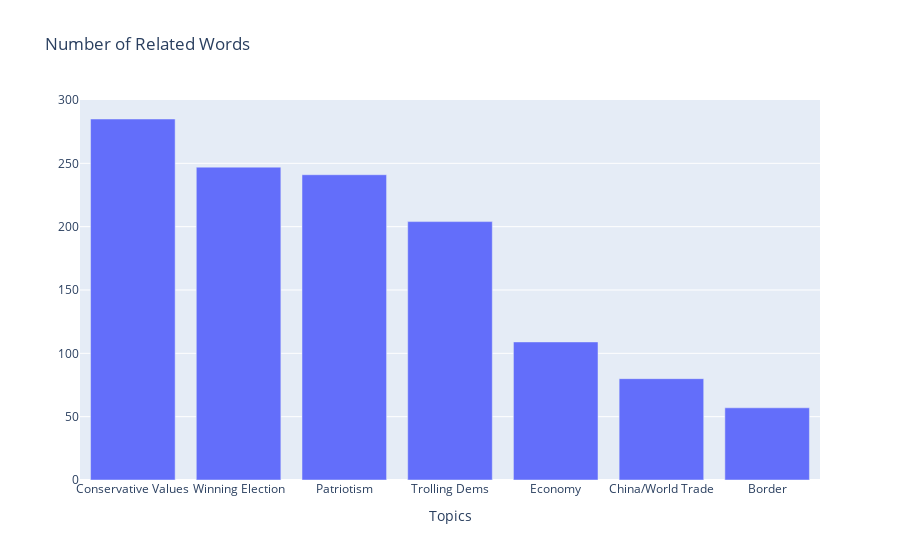

Notebook code for this chart:
### Code cell
fig_az = px.bar(data_frame=df_topic_az, x='Topics', y='Number of Related Words', title='Number of Related Words', labels={'Number of Related Words':''})
fig_az.show();

### Figure 1 — Plotly figure (JSON) as saved in the notebook; plotly's stock layout.template omitted (floating-point values rounded to 4 significant figures)
{"data": [{"alignmentgroup": "True", "hovertemplate": "Topics=%{x}<br>=%{y}<extra></extra>", "legendgroup": "", "marker": {"color": "#636efa"}, "name": "", "offsetgroup": "", "orientation": "v", "showlegend": false, "textposition": "auto", "type": "bar", "x": ["Conservative Values", "Winning Election", "Patriotism", "Trolling Dems", "Economy", "China/World Trade", "Border"], "xaxis": "x", "y": [285, 247, 241, 204, 109, 80, 57], "yaxis": "y"}], "layout": {"barmode": "relative", "legend": {"tracegroupgap": 0}, "title": {"text": "Number of Related Words"}, "xaxis": {"anchor": "y", "domain": [0, 1], "title": {"text": "Topics"}}, "yaxis": {"anchor": "x", "domain": [0, 1], "title": {"text": ""}}}}
